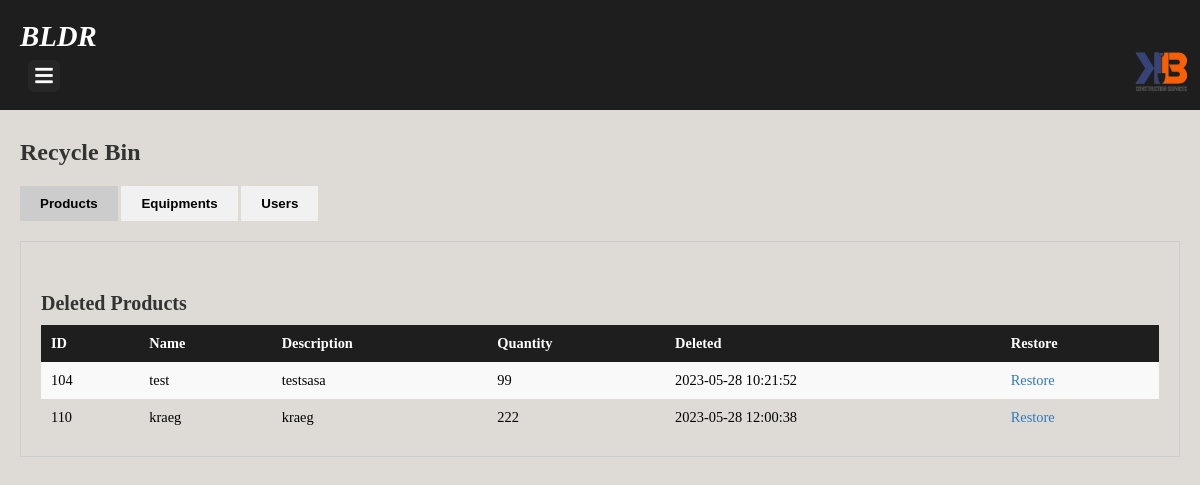
Page /recycle_bin.php (signed in) on the committed database.
### tables this page shows
CREATE TABLE `recycle_bin_products` (
  `id` int(11) UNSIGNED NOT NULL,
  `item_id` int(11) NOT NULL,
  `item_type` varchar(50) NOT NULL,
  `deleted_at` timestamp NOT NULL DEFAULT current_timestamp(),
  `name` varchar(50) NOT NULL,
  `description` varchar(255) NOT NULL,
  `price` decimal(10,2) NOT NULL,
  `quantity` int(11) NOT NULL,
  `image` varchar(255) NOT NULL,
  `created_at` timestamp NOT NULL DEFAULT current_timestamp(),
  `updated_at` timestamp NOT NULL DEFAULT current_timestamp() ON UPDATE current_timestamp(),
  `reorder_point` int(11) DEFAULT NULL,
  `status` enum('reorder','sufficient','inactive','received') NOT NULL DEFAULT 'inactive'
);

### recycle_bin.php (the view, shortened to what this page needs)
<?php
include("connection.php");
$query_products = "SELECT * FROM recycle_bin_products";
$result_products = mysqli_query($con, $query_products);
include('layouts/header.php');
?>
<div class="main-content">
  <h2>Recycle Bin</h2>
  <div class="tab">
    <button class="tablinks" onclick="openTab(event, 'products')"><b>Products</b></button>
    <button class="tablinks" onclick="openTab(event, 'equipments')"><b>Equipments</b></button>
    <button class="tablinks" onclick="openTab(event, 'users')"><b>Users</b></button>
  </div>
  <div id="products" class="tabcontent" style="display: block;">
    <h3>Deleted Products</h3>
    <?php if (mysqli_num_rows($result_products) > 0): ?>
<table>
<tr>
<th>ID</th>
<th>Name</th>
<th>Description</th>
<th>Quantity</th>
<th>Deleted</th>
<th>Restore</th>
</tr>
<?php while ($row = mysqli_fetch_assoc($result_products)): ?>
<tr>
<td><?php echo $row['item_id']; ?></td>
<td><?php echo $row['name']; ?></td>
<td><?php echo $row['description']; ?></td>
<td><?php echo $row['quantity']; ?></td>
<td><?php echo $row['deleted_at']; ?></td>
<td><a href="restore_product.php?item_id=<?php echo $row['item_id']; ?>&item_type=products">Restore</a></td>
</tr>
<?php endwhile; ?>
</table>
<?php else: ?>
<p>No deleted products.</p>
<?php endif; ?>
  </div>
</div>

### bldr.css (style rules this page uses)
body { font-size: 0.9em; }
* { margin: 0; padding: 0; text-decoration: none; }
.main-content { margin-left: 0; padding: 20px; transition: margin-left 0.5s; }
a { color: inherit; text-decoration: none; }
.main-content { margin-top: 100px; }
h2 { margin-bottom: 20px; }
body { background-color: #dedbd7; }

### existing.css (style rules this page uses)
h2 { display: inline-block; }

### recycle_bin.php (style rules this page uses)
h2 { font-size: 24px; margin-bottom: 20px; color: #333; }
h3 { font-size: 20px; margin-top: 30px; margin-bottom: 10px; color: #333; }
table { width: 100%; border-collapse: collapse; margin-top: 10px; }
th, td { padding: 10px; text-align: left; }
th { background-color: #1e1e1e; color: #fff; font-weight: bold; }
tr:nth-child(even) { background-color: #f9f9f9; }
a { color: #337ab7; text-decoration: none; }
.tab { overflow: hidden; margin-bottom: 20px; }
.tab button { background-color: #f1f1f1; border: none; outline: none; cursor: pointer; padding: 10px 20px; transition: background-color 0.3s; }
.tab button.active { background-color: #ccc; }
.tabcontent { display: none; padding: 20px; border: 1px solid #ccc; }

### rows in the picture
recycle_bin_products: item "104", name "test", description "testsasa", quantity "99", deleted_at "2023-05-28 10:21:52"
recycle_bin_products: item "110", name "kraeg", description "kraeg", quantity "222", deleted_at "2023-05-28 12:00:38"
